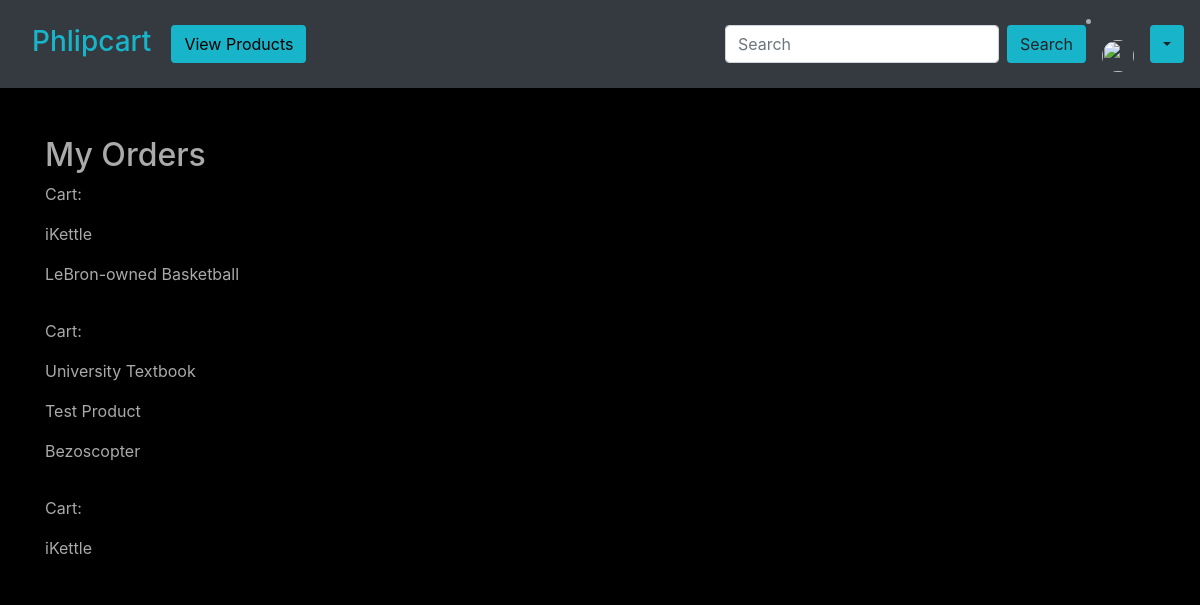
The app's page /my-orders (signed in), older data.
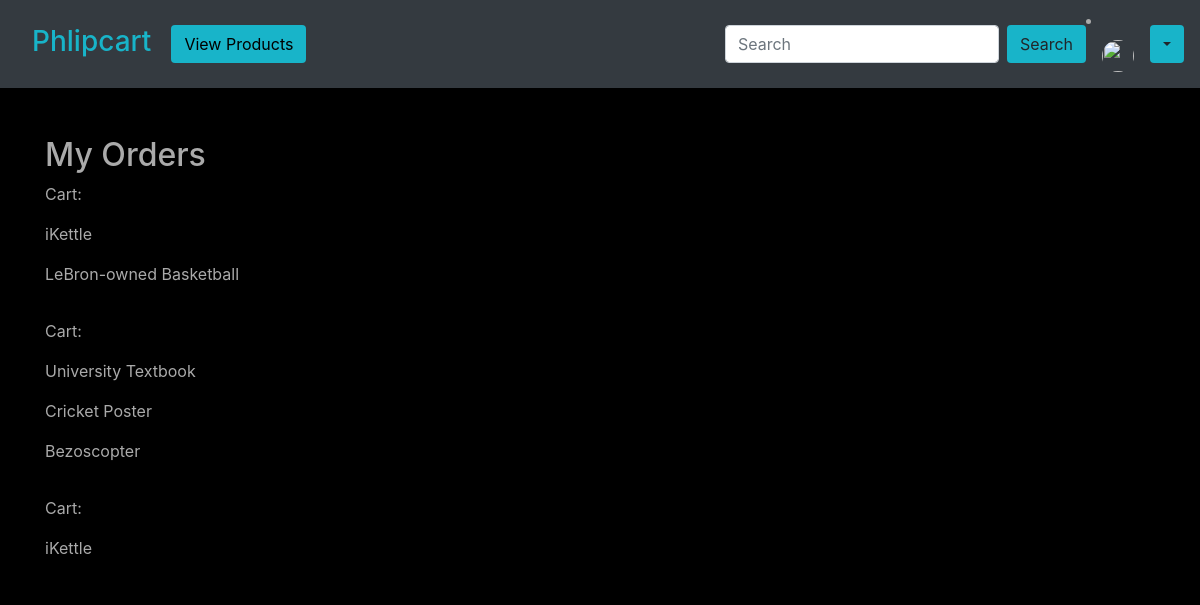
The same page, newer data.
### base/models.py (models this page shows, shortened)
class CartProduct(models.Model):
    user = models.ForeignKey(settings.AUTH_USER_MODEL, on_delete=models.CASCADE,
                            blank=True, null=True)
    product = models.ForeignKey(Product, on_delete=models.CASCADE)
    quantity = models.IntegerField(default=1)

class Product(models.Model):
    title = models.CharField(max_length=100, blank=False, default='')
    price = models.FloatField(blank=False)
    available_units = models.IntegerField(blank=False, default='')
    description = models.TextField(max_length=500, blank=False, default='')
    seller = models.TextField(max_length=100, blank=False)
    categories = models.ForeignKey(Category, on_delete=models.CASCADE, default=True, null=False)
    ratings = models.ForeignKey(Rating, on_delete=models.CASCADE, blank=True, null=False)
    image = models.ImageField(upload_to='images/', default='images/default.jpg')
    slug = models.SlugField()

### base/views.py (the view)
# urls.py: path('my-orders', views.my_orders, name="my-orders")
@login_required
def my_orders(request):
    user_profile = get_object_or_404(UserProfile, user=request.user)
    carts_ordered = Cart.objects.filter(user=request.user, is_ordered=True)
    print(carts_ordered)
    context = {
        'user': user_profile,
        'carts': carts_ordered
    }
    context['picture'] = request.user.social_auth.get(provider='auth0').extra_data['picture']
    return render(request, "base/my-orders.html", context=context)

### base/models.py (called while the page is built)
    def __str__(self):
        return "{0}'s cart".format(self.user.username)

### base/templates/base/my-orders.html
{% extends "base/base.html" %}
{% block content %}
    <h2>My Orders</h2>
    {% for cart in carts %}
        <p>Cart: </p>
        {% for prod in cart.products.all %}
            <p>{{ prod.product.title }}</p>
        {% endfor %}
        <hr>
    {% empty %}
    <p>You haven't ordered anything yet! <a href="{% url 'base:view-products'%}">View products</a></p>
    {% endfor %}
{% endblock content %}

Row changes from the older to the newer data that the page shows:
changed through a linked row, CartProduct: product "Test Product" → "Cricket Poster"
